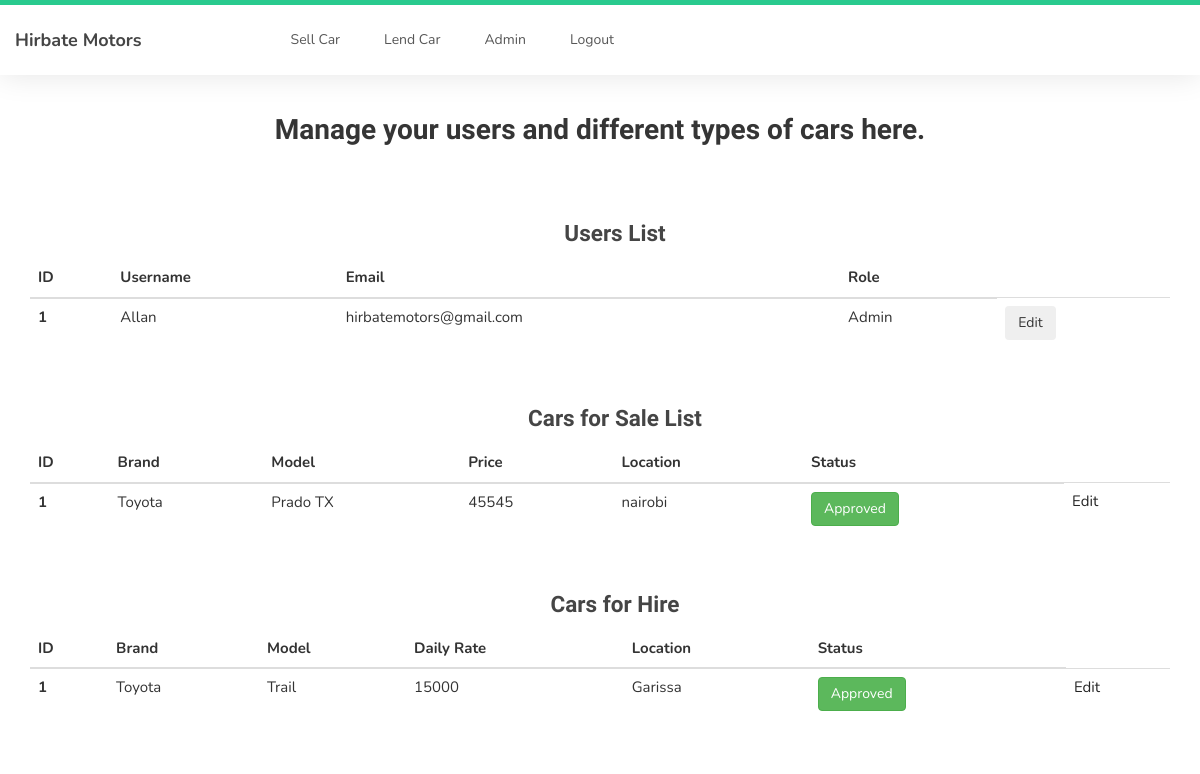
Page /admin (signed in) on the earlier database version.
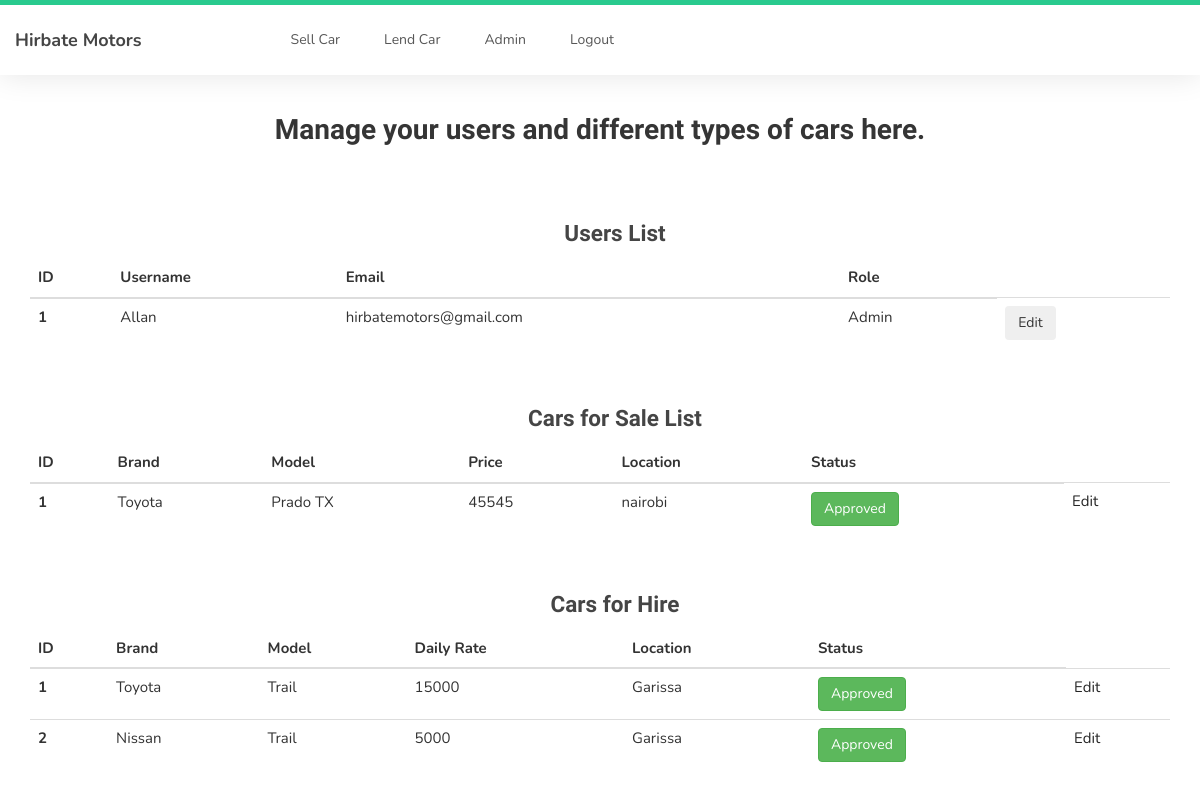
Same page on the later database version.
### car_dealer/models.py (models this page shows, shortened)
class User(db.Model, UserMixin):
    id = db.Column(db.Integer, primary_key=True)
    username = db.Column(db.String(20), unique=True, nullable=False)
    email = db.Column(db.String(80), unique=True, nullable=False)
    password = db.Column(db.String(120), nullable=False)
    date_added = db.Column(db.DateTime, default=datetime.utcnow())
    is_admin = db.Column(db.Boolean, nullable=False, default=False)
    sale_reference = db.relationship('Car', backref='Owner', lazy=True)
    hire_reference = db.relationship('LendCar', backref='Owner', lazy=True)

class Car(db.Model):
    id = db.Column(db.Integer, primary_key=True)
    condition = db.Column(db.String, nullable=False)
    gearbox = db.Column(db.String, nullable=False)
    color = db.Column(db.String, nullable=False)
    make = db.Column(db.String(50), nullable=False)
    mileage = db.Column(db.Integer, nullable=False)
    price = db.Column(db.Integer, nullable=False)
    model = db.Column(db.String(50), nullable=False)
    fuel = db.Column(db.String, nullable=False)
    seats = db.Column(db.Integer, nullable=False)
    mfg_year = db.Column(db.Integer, nullable=False)
    engine_size = db.Column(db.Integer, nullable=False)
    description = db.Column(db.Text, nullable=False)
    location = db.Column(db.String(30), nullable=False)
    is_approved = db.Column(db.Boolean, nullable=False, default=False)
    user_id = db.Column(db.Integer, db.ForeignKey('user.id'), nullable=False)
    photo_reference = db.relationship('SellPhotos', backref='Car', lazy=True)

class LendCar(db.Model):
    __tablename__ = 'lendcar'
    id = db.Column(db.Integer, primary_key=True)
    brand = db.Column(db.String(40), nullable=False)
    model = db.Column(db.String(40), nullable=False)
    gearbox = db.Column(db.String, nullable=False)
    color = db.Column(db.String, nullable=False)
    daily_rate = db.Column(db.Integer, nullable=False)
    fuel = db.Column(db.String, nullable=False)
    seats = db.Column(db.Integer, nullable=False)
    location = db.Column(db.String(30), nullable=False)
    description = db.Column(db.Text, nullable=False)
    is_approved = db.Column(db.Boolean, nullable=False, default=False)
    user_id = db.Column(db.Integer, db.ForeignKey('user.id'), nullable=False)
    photo_reference = db.relationship('HirePhotos', backref='Car', lazy=True)

### car_dealer/routes.py (the view)
@app.route('/admin', methods=['GET', 'POST'])
@login_required
def admin():
    if current_user.is_admin:
        users = User.query.all()
        cars_for_sale = Car.query.all()
        cars_for_hire = LendCar.query.all()
        return render_template('admin.html', title='Account Page', users=users, cars_for_sale=cars_for_sale,
                               cars_for_hire=cars_for_hire)
    else:
        abort(404)

### car_dealer/models.py (called while the page is built)
@login_manager.user_loader
def load_user(user_id):
    return User.query.get(int(user_id))

### car_dealer/templates/admin.html
{% extends 'layout.html' %}
{% block content %}
    <div class="container" style="margin-top: 2rem; font-family: Helvetica, Arial, sans-serif; text-align: center">
        <h2>Manage your users and different types of cars here.</h2>
    </div>
    <div class="row" id="AdminTables">
        <div class="col-md-12 mt-4 mb-4">
            <div class="container" style="text-align: center">
                <h3>Users List</h3>
            </div>
            <table class="table table-dark">
              <thead>
                <tr>
                  <th scope="col">ID</th>
                  <th scope="col">Username</th>
                  <th scope="col">Email</th>
                  <th scope="col">Role</th>
                </tr>
              </thead>
              <tbody>
                {% for user in users %}
                    <tr>
                      <th scope="row">{{ user.id }}</th>
                      <td>{{ user.username }}</td>
                      <td>{{ user.email }}</td>
                      {% if user.is_admin %}
                          <td>Admin</td>
                      {% else %}
                          <td>User</td>
                      {% endif %}
                      <td><button type="button" class="btn btn-secondary">Edit</button></td>
                    </tr>
                {% endfor %}
              </tbody>
            </table>
        </div>
        <div class="col-md-12 mt-4 mb-4">
            <div class="container" style="text-align: center">
                <h3>Cars for Sale List</h3>
            </div>
            <table class="table table-dark">
              <thead>
                <tr>
                  <th scope="col">ID</th>
                  <th scope="col">Brand</th>
                  <th scope="col">Model</th>
                  <th scope="col">Price</th>
                  <th scope="col">Location</th>
                  <th scope="col">Status</th>
                </tr>
              </thead>
              <tbody>
                {% for car in cars_for_sale %}
                    <tr>
                      <th scope="row">{{ car.id }}</th>
                      <td>{{ car.make }}</td>
                      <td>{{ car.model }}</td>
                      <td>{{ car.price }}</td>
                      <td>{{ car.location }}</td>
                      {% if car.is_approved %}
                            <td><a href="{{ url_for('car_sales_info', car_id=car.id)}}"><button type="button" class="btn btn-success">Approved</button></a></td>
                      {% else %}
                            <td><a href="{{ url_for('car_sales_info', car_id=car.id)}}"><button type="button" class="btn btn-warning">Pending</button></a></td>
                      {% endif %}
                      <td><a href="{{ url_for('edit_car_for_sale', car_id=car.id)}}">Edit</a></td>
                    </tr>
                {% endfor %}
              </tbody>
            </table>
        </div>
        <div class="col-md-12 mt-4 mb-4">
            <div class="container" style="text-align: center">
                <h3>Cars for Hire</h3>
            </div>
            <table class="table table-dark">
              <thead>
                <tr>
                  <th scope="col">ID</th>
                  <th scope="col">Brand</th>
                  <th scope="col">Model</th>
                  <th scope="col">Daily Rate</th>
                  <th scope="col">Location</th>
                  <th scope="col">Status</th>
                </tr>
              </thead>
              <tbody>
                {% for car in cars_for_hire %}
                    <tr>
                      <th scope="row">{{ car.id }}</th>
                      <td>{{ car.brand }}</td>
                      <td>{{ car.model }}</td>
                      <td>{{ car.daily_rate }}</td>
                      <td>{{ car.location }}</td>
                      {% if car.is_approved %}
                            <td><a href="{{ url_for('car_hire_info', car_id=car.id)}}"><button type="button" class="btn btn-success">Approved</button></a></td>
                      {% else %}
                            <td><a href="{{ url_for('car_hire_info', car_id=car.id)}}"><button type="button" class="btn btn-warning">Pending</button></a></td>
                      {% endif %}
                      <td><a href="{{ url_for('edit_car_for_hire', car_id=car.id)}}">Edit</a></td>
                    </tr>
                {% endfor %}
              </tbody>
            </table>
        </div>
    </div>
{% endblock %}

### car_dealer/templates/layout.html (shortened to what this page needs)
<!DOCTYPE html>
<html lang="en">
<head>
     <link rel="stylesheet" type="text/css" href="{{ url_for('static', filename='css/bootstrap.min.css') }}">
     <link rel="stylesheet" type="text/css" href="{{ url_for('static', filename='css/font-awesome.min.css') }}">
     <link rel="stylesheet" type="text/css" href="{{ url_for('static', filename='css/owl.carousel.css') }}">
     <link rel="stylesheet" type="text/css" href="{{ url_for('static', filename='css/owl.theme.default.min.css') }}">
     <link rel="stylesheet" type="text/css" href="{{url_for('static', filename='css/style.css')}}">
</head>
<body>
     <nav id="top" data-spy="scroll" data-target=".navbar-collapse" data-offset="50">
          <section class="navbar custom-navbar navbar-fixed-top" role="navigation">
               <div class="container-fluid">
                    <div class="navbar-header">
                         <a class="navbar-brand" href="{{ url_for ('home') }}"> Hirbate Motors</a>
                    </div>
                    <div class="collapse navbar-collapse">
                         <ul class="nav navbar-nav navbar-nav-first">
                              {% if current_user.is_authenticated and current_user.is_admin %}
                                   <li><a href="{{ url_for ('sell_car') }}">Sell Car</a></li>
                                   <li><a href="{{ url_for ('lend_car') }}">Lend Car</a></li>
                                   <li><a class="ms-auto" href="{{ url_for ('admin') }}">Admin</a></li>
                              {% endif %}
                              {% if current_user.is_authenticated %}
                                   <li><a class="ml-auto" href="{{ url_for ('logout') }}">Logout</a></li>
                              {% else %}
                                   <li><a class="ml-auto" href="{{ url_for ('register') }}">Register</a></li>
                                   <li><a class="ml-auto" href="{{ url_for ('login') }}">Login</a></li>
                              {% endif %}
                         </ul>
                    </div>
               </div>
          </section>
     </nav>
     {% block content %}
     {% endblock content %}
</body>
</html>

### car_dealer/static/css/style.css (style rules this page uses)
body { background: #ffffff; font-family: 'Nunito', sans-serif; overflow-x: hidden; padding-top: 10px; }
h1,h2,h3,h4,h5,h6 { font-family: 'Muli', sans-serif; font-weight: bold; line-height: inherit; }
h2 { color: #353535; font-size: 2em; padding-bottom: 10px; }
h3 { font-size: 1.5em; }
h3, h3 a { color: #454545; }
html { -webkit-font-smoothing: antialiased; }
a { color: #252525; -webkit-transition: 0.5s; transition: 0.5s; text-decoration: none !important; }
a, input, button, .form-control { -webkit-transition: 0.5s; transition: 0.5s; }
section { position: relative; padding: 5px 0; }
.custom-navbar { background: #ffffff; border-top: 5px solid #29ca8e; border-bottom: 0; -webkit-box-shadow: 0 1px 30px rgba(0, 0, 0, 0.1); -moz-box-shadow: 0 1px 30px rgba(0, 0, 0, 0.1); box-shadow: 0 1px 30px rgba(0, 0, 0, 0.1); padding: 12px 0; margin-bottom: 0; padding: 0; }
.custom-navbar .navbar-brand { color: #454545; font-size: 18px; font-weight: bold; line-height: 40px; }
.custom-navbar .navbar-nav.navbar-nav-first { margin-left: 8em; }
.custom-navbar .nav li a { line-height: 40px; color: #575757; padding-right: 22px; padding-left: 22px; }
section, .section-background .item, .section-background .courses-thumb, .section-background .team-thumb, main > section:nth-child(even) .item, main > section:nth-child(even) .courses-thumb, main > section:nth-child(even) .team-thumb, main > section { background: #fff; }
.col-md-12 { margin-top: 0.7rem; margin-bottom: 0.7rem; }
#AdminTables { margin-top: 20px; margin-left: 15px; margin-right: 15px; font-size: 15px; }

Differences in the rows shown:
added LendCar: id "2", brand "Nissan", model "Trail", daily_rate "5000", location "Garissa"
